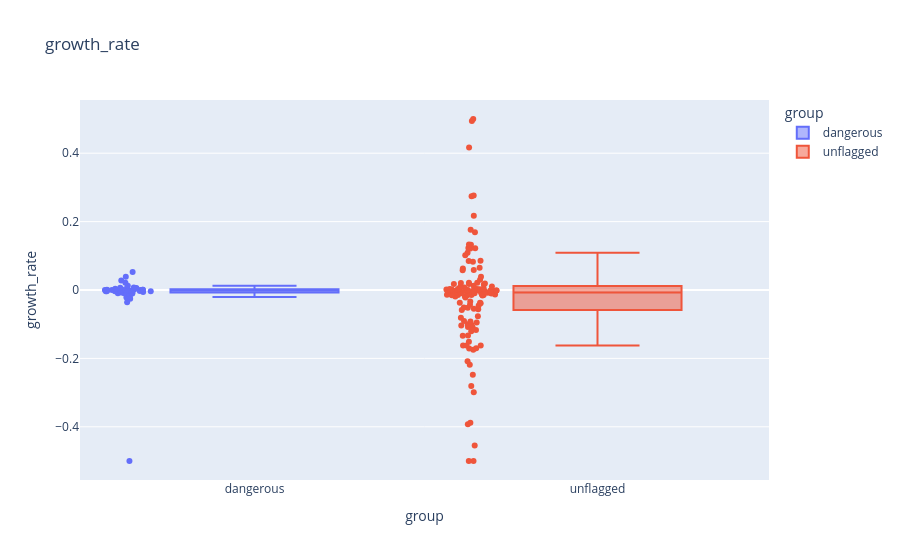
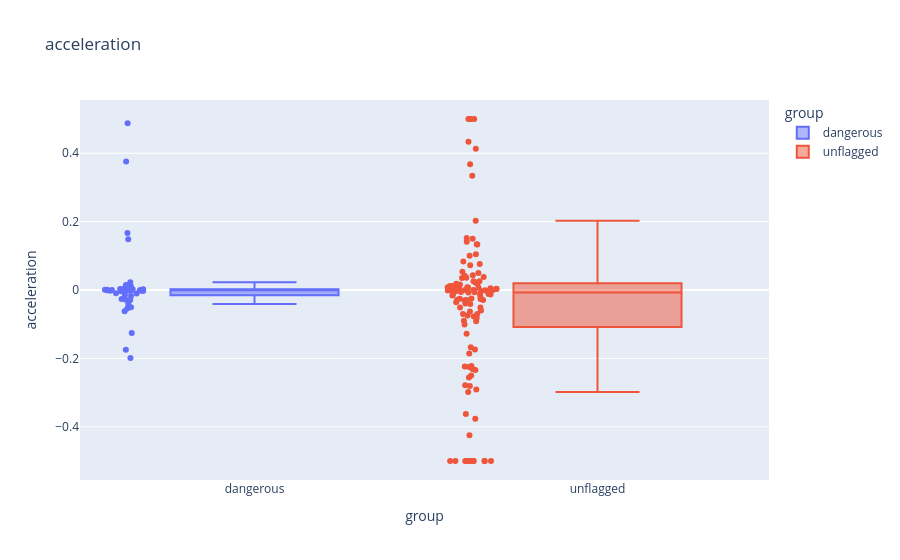
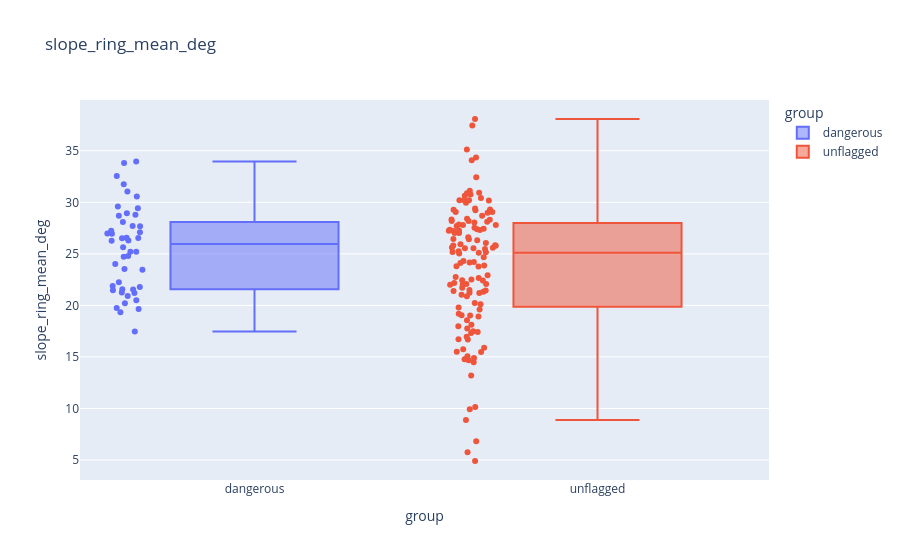
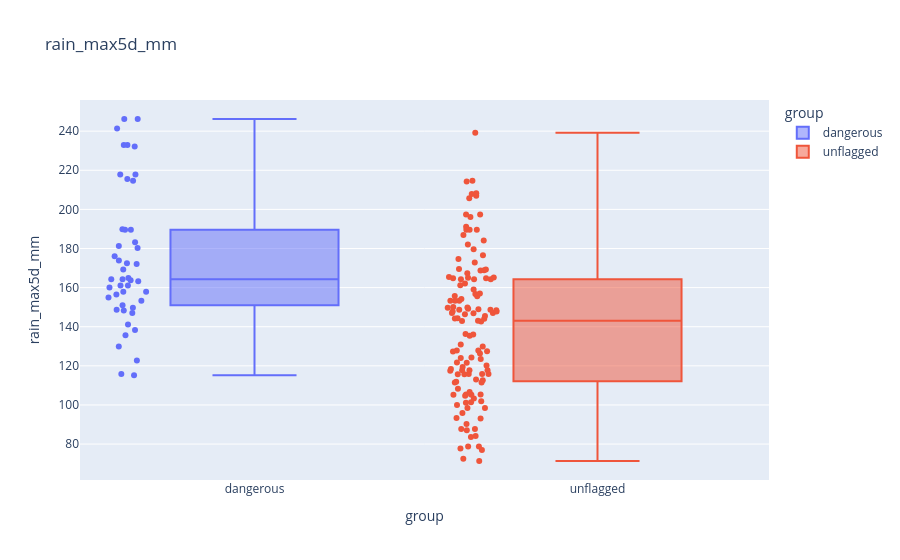

Here is the notebook cell these charts were saved with, in order:
### Code cell
for f in FEATURES:
    fig = px.box(usable, x="group", y=f, color="group", points="all",
                 hover_name="lake_id", title=f)
    fig.show()

### Figure 1 — Plotly figure (JSON) as saved in the notebook; plotly's stock layout.template omitted (floating-point values rounded to 4 significant figures)
{"data": [{"alignmentgroup": "True", "boxpoints": "all", "hovertemplate": "<b>%{hovertext}</b><br><br>group=%{x}<br>growth_rate=%{y}<extra></extra>", "hovertext": ["I2015_GL086304E28374N", "I2015_GL085870E28360N", "I2015_GL085838E28322N", "I2015_GL086476E27861N", "I2015_GL086612E27779N", "I2015_GL086925E27898N", "I2015_GL087632E27729N", "I2015_GL087596E27705N", "I2015_GL086858E27687N", "I2015_GL086928E27850N", "I2015_GL087095E27829N", "I2015_GL087893E27694N", "I2015_GL086917E27832N", "I2015_GL086958E27755N", "I2015_GL086957E27783N", "I2015_GL086977E27711N", "I2015_GL087749E27816N", "I2015_GL086225E28346N", "I2015_GL086157E28303N", "I2015_GL087945E27781N", "I2015_GL087934E27790N", "I2015_GL086314E28194N", "I2015_GL086371E28238N", "I2015_GL086532E28185N", "I2015_GL086520E28073N", "I2015_GL086500E28033N", "I2015_GL087771E27926N", "I2015_GL087626E28052N", "I2015_GL087636E28093N", "I2015_GL087134E28069N", "I2015_GL088288E28017N", "I2015_GL087930E27949N", "I2015_GL088002E27928N", "I2015_GL088066E27933N", "I2015_GL088075E27946N", "I2015_GL087591E28229N", "I2015_GL087563E28178N", "I2015_GL086935E27838N", "I2015_GL087092E27798N", "I2015_GL082673E29802N", "I2015_GL080387E30445N", "I2015_GL085630E28162N", "I2015_GL084485E28488N", "I2015_GL085494E28508N", "SPECIAL_SOUTH_LHONAK", "SPECIAL_THAME"], "legendgroup": "dangerous", "marker": {"color": "#636efa"}, "name": "dangerous", "notched": false, "offsetgroup": "dangerous", "orientation": "v", "showlegend": true, "type": "box", "x": ["dangerous", "dangerous", "dangerous", "dangerous", "dangerous", "dangerous", "dangerous", "dangerous", "dangerous", "dangerous", "dangerous", "dangerous", "dangerous", "dangerous", "dangerous", "dangerous", "dangerous", "dangerous", "dangerous", "dangerous", "dangerous", "dangerous", "dangerous", "dangerous", "dangerous", "dangerous", "dangerous", "dangerous", "dangerous", "dangerous", "dangerous", "dangerous", "dangerous", "dangerous", "dangerous", "dangerous", "dangerous", "dangerous", "dangerous", "dangerous", "dangerous", "dangerous", "dangerous", "dangerous", "dangerous", "dangerous"], "x0": " ", "xaxis": "x", "y": [0.0001073, 1.07e-07, 0.0001755, -0.0002041, 0.00099, 0.02086, -0.02545, -0.02061, -0.002207, -0.0004049, 0.006094, 0.02789, -0.009876, -0.02173, 0.007482, 0.005889, 0.0004065, -0.007115, -0.002587, 0.001984, 0.006591, -0.003398, -0.002822, -0.00277, -0.009217, -0.5, -0.001733, -0.0003869, 0.0388, -0.003817, -0.003335, -0.005972, -0.003437, 0.05249, 0.004207, -0.000228, -0.009301, 0.003347, 0.0005854, -0.0202, -0.03617, -0.01036, -0.003755, -0.00787, 0.0007825, 0.01226], "y0": " ", "yaxis": "y"}, {"alignmentgroup": "True", "boxpoints": "all", "hovertemplate": "<b>%{hovertext}</b><br><br>group=%{x}<br>growth_rate=%{y}<extra></extra>", "hovertext": ["I2015_GL084779E28379N", "I2015_GL085409E28675N", "I2015_GL086918E27856N", "I2015_GL082206E29928N", "I2015_GL081830E30344N", "I2015_GL085948E28314N", "I2015_GL083185E28798N", "I2015_GL086502E28282N", "I2015_GL087649E27746N", "I2015_GL087257E27981N", "I2015_GL086853E27681N", "I2015_GL085914E28260N", "I2015_GL087574E28222N", "I2015_GL084802E28505N", "I2015_GL087189E27906N", "I2015_GL086632E27788N", "I2015_GL087145E28155N", "I2015_GL086955E27817N", "I2015_GL085301E28482N", "I2015_GL087078E28133N", "I2015_GL086258E28373N", "I2015_GL083683E29200N", "I2015_GL082326E29700N", "I2015_GL087293E27931N", "I2015_GL082233E29929N", "I2015_GL084116E28446N", "I2015_GL087345E27982N", "I2015_GL085838E28285N", "I2015_GL081860E30346N", "I2015_GL086863E28111N", "I2015_GL087577E28228N", "I2015_GL083390E29376N", "I2015_GL082382E29878N", "I2015_GL086308E28202N", "I2015_GL086844E27810N", "I2015_GL086854E27647N", "I2015_GL081688E30251N", "I2015_GL085965E28314N", "I2015_GL081572E30283N", "I2015_GL087417E28164N", "I2015_GL085919E28138N", "I2015_GL081831E30323N", "I2015_GL082829E29234N", "I2015_GL081875E30277N", "I2015_GL083505E29193N", "I2015_GL087303E27938N", "I2015_GL085827E28286N", "I2015_GL086913E27893N", "I2015_GL086621E27790N", "I2015_GL086690E27951N", "I2015_GL085871E28194N", "I2015_GL081613E30289N", "I2015_GL087416E28759N", "I2015_GL085073E28896N", "I2015_GL085905E28150N", "I2015_GL082871E29662N", "I2015_GL087737E27864N", "I2015_GL087599E28130N", "I2015_GL087509E28840N", "I2015_GL088327E28001N", "I2015_GL086807E27975N", "I2015_GL087559E28206N", "I2015_GL087631E27797N", "I2015_GL086643E27777N", "I2015_GL083786E29114N", "I2015_GL086424E27996N", "I2015_GL087421E28754N", "I2015_GL085414E28082N", "I2015_GL082349E29486N", "I2015_GL081411E30342N", "I2015_GL081911E30338N", "I2015_GL081375E30321N", "I2015_GL086196E28242N", "I2015_GL081511E30327N", "I2015_GL081362E30401N", "I2015_GL083173E28992N", "I2015_GL087884E27968N", "I2015_GL087941E27736N", "I2015_GL087489E28773N", "I2015_GL087053E28226N", "I2015_GL085332E28558N", "I2015_GL081398E30301N", "I2015_GL087581E28048N", "I2015_GL083208E29601N", "I2015_GL086863E27760N", "I2015_GL086937E27857N", "I2015_GL086709E28038N", "I2015_GL088221E27988N", "I2015_GL088354E28022N", "I2015_GL081329E30423N", "I2015_GL087576E27984N", "I2015_GL087805E27881N", "I2015_GL082545E29193N", "I2015_GL087433E28603N", "I2015_GL085468E28124N", "I2015_GL086463E27845N", "I2015_GL087481E28712N", "I2015_GL087193E28125N", "I2015_GL086433E27929N", "I2015_GL087985E27951N", "I2015_GL087142E28159N", "I2015_GL086433E27845N", "I2015_GL087624E28747N", "I2015_GL086535E28151N", "I2015_GL087694E27681N", "I2015_GL087105E28142N", "I2015_GL085890E28371N", "I2015_GL087640E28194N", "I2015_GL084259E28459N", "I2015_GL086356E28236N", "I2015_GL086844E27742N", "I2015_GL086609E27674N", "I2015_GL087076E28100N", "I2015_GL082938E29688N", "I2015_GL085468E28563N", "I2015_GL087619E27725N", "I2015_GL085848E28212N", "I2015_GL087605E27836N", "I2015_GL086513E28887N", "I2015_GL081997E30140N", "I2015_GL081919E30335N", "I2015_GL087150E28274N", "I2015_GL087233E28015N", "I2015_GL087501E28236N", "I2015_GL081875E30118N", "I2015_GL083026E29015N", "I2015_GL085438E28482N"], "legendgroup": "unflagged", "marker": {"color": "#EF553B"}, "name": "unflagged", "notched": false, "offsetgroup": "unflagged", "orientation": "v", "showlegend": true, "type": "box", "x": ["unflagged", "unflagged", "unflagged", "unflagged", "unflagged", "unflagged", "unflagged", "unflagged", "unflagged", "unflagged", "unflagged", "unflagged", "unflagged", "unflagged", "unflagged", "unflagged", "unflagged", "unflagged", "unflagged", "unflagged", "unflagged", "unflagged", "unflagged", "unflagged", "unflagged", "unflagged", "unflagged", "unflagged", "unflagged", "unflagged", "unflagged", "unflagged", "unflagged", "unflagged", "unflagged", "unflagged", "unflagged", "unflagged", "unflagged", "unflagged", "unflagged", "unflagged", "unflagged", "unflagged", "unflagged", "unflagged", "unflagged", "unflagged", "unflagged", "unflagged", "unflagged", "unflagged", "unflagged", "unflagged", "unflagged", "unflagged", "unflagged", "unflagged", "unflagged", "unflagged", "unflagged", "unflagged", "unflagged", "unflagged", "unflagged", "unflagged", "unflagged", "unflagged", "unflagged", "unflagged", "unflagged", "unflagged", "unflagged", "unflagged", "unflagged", "unflagged", "unflagged", "unflagged", "unflagged", "unflagged", "unflagged", "unflagged", "unflagged", "unflagged", "unflagged", "unflagged", "unflagged", "unflagged", "unflagged", "unflagged", "unflagged", "unflagged", "unflagged", "unflagged", "unflagged", "unflagged", "unflagged", "unflagged", "unflagged", "unflagged", "unflagged", "unflagged", "unflagged", "unflagged", "unflagged", "unflagged", "unflagged", "unflagged", "unflagged", "unflagged", "unflagged", "unflagged", "unflagged", "unflagged", "unflagged", "unflagged", "unflagged", "unflagged", "unflagged", "unflagged", "unflagged", "unflagged", "unflagged", "unflagged", "unflagged", "unflagged", "unflagged"], "x0": " ", "xaxis": "x", "y": [-0.102, -0.1172, -0.01928, -0.009332, -0.3881, 0.005145, -0.05652, -0.281, -0.03858, -0.1081, -0.0216, 0.06316, 0.05842, 0.1087, 0.0005835, 0.06522, 0.02139, -0.01004, -0.00551, -0.0547, 0.01002, -0.001149, 0.4169, -0.0764, 0.01737, -0.01062, 0.01636, -0.01544, -0.08088, 0.02125, -0.0006077, 0.03867, -0.007478, -0.002732, 0.00435, -0.01603, -0.04289, -0.001501, -0.208, -0.009563, -0.008281, -0.151, 0.003249, -0.09191, -0.05226, -0.1704, 0.001905, -0.1332, -0.04566, -0.007251, -0.1712, 0.5, 0.2172, 0.1222, 0.08235, 0.004115, -0.1621, 0.0174, 0.1686, 0.0112, 0.03026, -0.01375, 0.08579, -0.09513, -0.001182, -0.002299, -0.001718, -0.05869, 0.1216, -0.1091, -0.01919, -0.01, -0.01466, -0.5, -0.03754, -0.2475, -0.007296, -0.009259, -0.1338, 0.05753, -0.2987, -0.3927, -0.175, 0.133, -0.5, -0.1042, 0.002183, -0.01441, 0.00151, -0.1625, 0.1762, 0.002616, 0.1013, 0.1322, -0.1203, -0.0007654, -0.09032, 0.01222, -0.004342, -0.03384, 0.0208, -0.0, 0.08452, -0.01235, -0.01388, 0.001528, 0.0191, -0.000663, -0.2189, -0.01339, 0.0006337, 0.2744, -0.01562, -0.01495, -0.001401, -0.001669, -0.05099, -0.00212, 0.4939, -0.4544, -0.162, -0.03764, -0.09983, -0.004195, 0.007192, 0.2763, 0.1228], "y0": " ", "yaxis": "y"}], "layout": {"boxmode": "overlay", "legend": {"title": {"text": "group"}, "tracegroupgap": 0}, "title": {"text": "growth_rate"}, "xaxis": {"anchor": "y", "categoryarray": ["dangerous", "unflagged"], "categoryorder": "array", "domain": [0, 1], "title": {"text": "group"}}, "yaxis": {"anchor": "x", "domain": [0, 1], "title": {"text": "growth_rate"}}}}

### Figure 2 — Plotly figure (JSON) as saved in the notebook; plotly's stock layout.template omitted (floating-point values rounded to 4 significant figures)
{"data": [{"alignmentgroup": "True", "boxpoints": "all", "hovertemplate": "<b>%{hovertext}</b><br><br>group=%{x}<br>acceleration=%{y}<extra></extra>", "hovertext": ["I2015_GL086304E28374N", "I2015_GL085870E28360N", "I2015_GL085838E28322N", "I2015_GL086476E27861N", "I2015_GL086612E27779N", "I2015_GL086925E27898N", "I2015_GL087632E27729N", "I2015_GL087596E27705N", "I2015_GL086858E27687N", "I2015_GL086928E27850N", "I2015_GL087095E27829N", "I2015_GL087893E27694N", "I2015_GL086917E27832N", "I2015_GL086958E27755N", "I2015_GL086957E27783N", "I2015_GL086977E27711N", "I2015_GL087749E27816N", "I2015_GL086225E28346N", "I2015_GL086157E28303N", "I2015_GL087945E27781N", "I2015_GL087934E27790N", "I2015_GL086314E28194N", "I2015_GL086371E28238N", "I2015_GL086532E28185N", "I2015_GL086520E28073N", "I2015_GL086500E28033N", "I2015_GL087771E27926N", "I2015_GL087626E28052N", "I2015_GL087636E28093N", "I2015_GL087134E28069N", "I2015_GL088288E28017N", "I2015_GL087930E27949N", "I2015_GL088002E27928N", "I2015_GL088066E27933N", "I2015_GL088075E27946N", "I2015_GL087591E28229N", "I2015_GL087563E28178N", "I2015_GL086935E27838N", "I2015_GL087092E27798N", "I2015_GL082673E29802N", "I2015_GL080387E30445N", "I2015_GL085630E28162N", "I2015_GL084485E28488N", "I2015_GL085494E28508N", "SPECIAL_SOUTH_LHONAK", "SPECIAL_THAME"], "legendgroup": "dangerous", "marker": {"color": "#636efa"}, "name": "dangerous", "notched": false, "offsetgroup": "dangerous", "orientation": "v", "showlegend": true, "type": "box", "x": ["dangerous", "dangerous", "dangerous", "dangerous", "dangerous", "dangerous", "dangerous", "dangerous", "dangerous", "dangerous", "dangerous", "dangerous", "dangerous", "dangerous", "dangerous", "dangerous", "dangerous", "dangerous", "dangerous", "dangerous", "dangerous", "dangerous", "dangerous", "dangerous", "dangerous", "dangerous", "dangerous", "dangerous", "dangerous", "dangerous", "dangerous", "dangerous", "dangerous", "dangerous", "dangerous", "dangerous", "dangerous", "dangerous", "dangerous", "dangerous", "dangerous", "dangerous", "dangerous", "dangerous", "dangerous", "dangerous"], "x0": " ", "xaxis": "x", "y": [-0.0004293, -0.0007485, -0.0002832, 0.0001224, 1.78e-07, -0.05375, 0.4873, -0.0265, 0.0006307, 0.002915, 0.01463, -0.1255, 1.865e-07, -0.0624, 0.00632, -0.01767, 0.002439, 0.02274, 0.002794, 0.1667, -0.0289, -0.002109, -0.003848, -0.001972, 0.001843, NaN, -0.0032, -0.001161, -0.1746, -0.01503, -0.003216, -0.01037, -0.001875, -0.0508, -0.009786, -0.002052, 0.0005756, 0.01187, 0.3759, -0.1991, 0.1483, 0.007105, 0.0006967, -0.02867, -0.0007836, -0.04119], "y0": " ", "yaxis": "y"}, {"alignmentgroup": "True", "boxpoints": "all", "hovertemplate": "<b>%{hovertext}</b><br><br>group=%{x}<br>acceleration=%{y}<extra></extra>", "hovertext": ["I2015_GL084779E28379N", "I2015_GL085409E28675N", "I2015_GL086918E27856N", "I2015_GL082206E29928N", "I2015_GL081830E30344N", "I2015_GL085948E28314N", "I2015_GL083185E28798N", "I2015_GL086502E28282N", "I2015_GL087649E27746N", "I2015_GL087257E27981N", "I2015_GL086853E27681N", "I2015_GL085914E28260N", "I2015_GL087574E28222N", "I2015_GL084802E28505N", "I2015_GL087189E27906N", "I2015_GL086632E27788N", "I2015_GL087145E28155N", "I2015_GL086955E27817N", "I2015_GL085301E28482N", "I2015_GL087078E28133N", "I2015_GL086258E28373N", "I2015_GL083683E29200N", "I2015_GL082326E29700N", "I2015_GL087293E27931N", "I2015_GL082233E29929N", "I2015_GL084116E28446N", "I2015_GL087345E27982N", "I2015_GL085838E28285N", "I2015_GL081860E30346N", "I2015_GL086863E28111N", "I2015_GL087577E28228N", "I2015_GL083390E29376N", "I2015_GL082382E29878N", "I2015_GL086308E28202N", "I2015_GL086844E27810N", "I2015_GL086854E27647N", "I2015_GL081688E30251N", "I2015_GL085965E28314N", "I2015_GL081572E30283N", "I2015_GL087417E28164N", "I2015_GL085919E28138N", "I2015_GL081831E30323N", "I2015_GL082829E29234N", "I2015_GL081875E30277N", "I2015_GL083505E29193N", "I2015_GL087303E27938N", "I2015_GL085827E28286N", "I2015_GL086913E27893N", "I2015_GL086621E27790N", "I2015_GL086690E27951N", "I2015_GL085871E28194N", "I2015_GL081613E30289N", "I2015_GL087416E28759N", "I2015_GL085073E28896N", "I2015_GL085905E28150N", "I2015_GL082871E29662N", "I2015_GL087737E27864N", "I2015_GL087599E28130N", "I2015_GL087509E28840N", "I2015_GL088327E28001N", "I2015_GL086807E27975N", "I2015_GL087559E28206N", "I2015_GL087631E27797N", "I2015_GL086643E27777N", "I2015_GL083786E29114N", "I2015_GL086424E27996N", "I2015_GL087421E28754N", "I2015_GL085414E28082N", "I2015_GL082349E29486N", "I2015_GL081411E30342N", "I2015_GL081911E30338N", "I2015_GL081375E30321N", "I2015_GL086196E28242N", "I2015_GL081511E30327N", "I2015_GL081362E30401N", "I2015_GL083173E28992N", "I2015_GL087884E27968N", "I2015_GL087941E27736N", "I2015_GL087489E28773N", "I2015_GL087053E28226N", "I2015_GL085332E28558N", "I2015_GL081398E30301N", "I2015_GL087581E28048N", "I2015_GL083208E29601N", "I2015_GL086863E27760N", "I2015_GL086937E27857N", "I2015_GL086709E28038N", "I2015_GL088221E27988N", "I2015_GL088354E28022N", "I2015_GL081329E30423N", "I2015_GL087576E27984N", "I2015_GL087805E27881N", "I2015_GL082545E29193N", "I2015_GL087433E28603N", "I2015_GL085468E28124N", "I2015_GL086463E27845N", "I2015_GL087481E28712N", "I2015_GL087193E28125N", "I2015_GL086433E27929N", "I2015_GL087985E27951N", "I2015_GL087142E28159N", "I2015_GL086433E27845N", "I2015_GL087624E28747N", "I2015_GL086535E28151N", "I2015_GL087694E27681N", "I2015_GL087105E28142N", "I2015_GL085890E28371N", "I2015_GL087640E28194N", "I2015_GL084259E28459N", "I2015_GL086356E28236N", "I2015_GL086844E27742N", "I2015_GL086609E27674N", "I2015_GL087076E28100N", "I2015_GL082938E29688N", "I2015_GL085468E28563N", "I2015_GL087619E27725N", "I2015_GL085848E28212N", "I2015_GL087605E27836N", "I2015_GL086513E28887N", "I2015_GL081997E30140N", "I2015_GL081919E30335N", "I2015_GL087150E28274N", "I2015_GL087233E28015N", "I2015_GL087501E28236N", "I2015_GL081875E30118N", "I2015_GL083026E29015N", "I2015_GL085438E28482N"], "legendgroup": "unflagged", "marker": {"color": "#EF553B"}, "name": "unflagged", "notched": false, "offsetgroup": "unflagged", "orientation": "v", "showlegend": true, "type": "box", "x": ["unflagged", "unflagged", "unflagged", "unflagged", "unflagged", "unflagged", "unflagged", "unflagged", "unflagged", "unflagged", "unflagged", "unflagged", "unflagged", "unflagged", "unflagged", "unflagged", "unflagged", "unflagged", "unflagged", "unflagged", "unflagged", "unflagged", "unflagged", "unflagged", "unflagged", "unflagged", "unflagged", "unflagged", "unflagged", "unflagged", "unflagged", "unflagged", "unflagged", "unflagged", "unflagged", "unflagged", "unflagged", "unflagged", "unflagged", "unflagged", "unflagged", "unflagged", "unflagged", "unflagged", "unflagged", "unflagged", "unflagged", "unflagged", "unflagged", "unflagged", "unflagged", "unflagged", "unflagged", "unflagged", "unflagged", "unflagged", "unflagged", "unflagged", "unflagged", "unflagged", "unflagged", "unflagged", "unflagged", "unflagged", "unflagged", "unflagged", "unflagged", "unflagged", "unflagged", "unflagged", "unflagged", "unflagged", "unflagged", "unflagged", "unflagged", "unflagged", "unflagged", "unflagged", "unflagged", "unflagged", "unflagged", "unflagged", "unflagged", "unflagged", "unflagged", "unflagged", "unflagged", "unflagged", "unflagged", "unflagged", "unflagged", "unflagged", "unflagged", "unflagged", "unflagged", "unflagged", "unflagged", "unflagged", "unflagged", "unflagged", "unflagged", "unflagged", "unflagged", "unflagged", "unflagged", "unflagged", "unflagged", "unflagged", "unflagged", "unflagged", "unflagged", "unflagged", "unflagged", "unflagged", "unflagged", "unflagged", "unflagged", "unflagged", "unflagged", "unflagged", "unflagged", "unflagged", "unflagged", "unflagged", "unflagged", "unflagged", "unflagged"], "x0": " ", "xaxis": "x", "y": [-0.2555, -0.3625, 0.07229, NaN, NaN, 0.1047, -0.01585, 0.1005, 0.01852, -0.5, -0.003704, -0.3766, -0.1856, -0.5, 0.2024, -0.1739, -0.02655, 0.01606, -0.007084, -0.2906, -0.01313, -0.006891, NaN, 0.1499, 0.01853, 0.03822, 0.05361, 0.00639, -0.2254, -2.554e-07, -0.003646, 0.1333, -0.001726, -9.224e-15, 0.009788, 0.004008, 0.5, 0.03604, 0.3338, -0.04098, 0.004141, -0.2238, 0.0117, NaN, NaN, 0.5, -0.05143, -0.2985, -0.1011, 0.007547, -0.5, 0.1517, -0.006081, -0.09003, -0.0701, -0.02469, -0.5, 0.02198, -0.2336, -0.02137, 0.02556, -0.02946, -0.07426, -0.5, -0.02837, 0.008276, 0.134, 0.03521, NaN, -0.4245, -0.000715, -0.03, 0.009896, NaN, -0.1282, -0.5, 0.003127, 0.04167, 0.3673, -0.08161, -0.5, -0.2222, -0.5, 0.5, 0.04317, -0.2809, -0.003929, -0.03964, 0.005178, 0.4129, 0.141, -0.003363, -0.02941, -0.5, -0.1672, -0.01148, -0.02581, -0.5, -0.007443, -0.09137, -0.06012, -9.474e-14, 0.04988, 0.01201, 0.008326, -0.5, -0.05153, -0.0007234, -0.2786, 0.07589, 0.003802, -0.07774, -0.03604, -0.06278, -0.0126, 0.08347, 0.02567, 3.256e-07, -0.2308, NaN, NaN, 0.4335, -0.07048, -0.01342, -0.2503, 0.5, NaN], "y0": " ", "yaxis": "y"}], "layout": {"boxmode": "overlay", "legend": {"title": {"text": "group"}, "tracegroupgap": 0}, "title": {"text": "acceleration"}, "xaxis": {"anchor": "y", "categoryarray": ["dangerous", "unflagged"], "categoryorder": "array", "domain": [0, 1], "title": {"text": "group"}}, "yaxis": {"anchor": "x", "domain": [0, 1], "title": {"text": "acceleration"}}}}

### Figure 3 — Plotly figure (JSON) as saved in the notebook; plotly's stock layout.template omitted (floating-point values rounded to 4 significant figures)
{"data": [{"alignmentgroup": "True", "boxpoints": "all", "hovertemplate": "<b>%{hovertext}</b><br><br>group=%{x}<br>slope_ring_mean_deg=%{y}<extra></extra>", "hovertext": ["I2015_GL086304E28374N", "I2015_GL085870E28360N", "I2015_GL085838E28322N", "I2015_GL086476E27861N", "I2015_GL086612E27779N", "I2015_GL086925E27898N", "I2015_GL087632E27729N", "I2015_GL087596E27705N", "I2015_GL086858E27687N", "I2015_GL086928E27850N", "I2015_GL087095E27829N", "I2015_GL087893E27694N", "I2015_GL086917E27832N", "I2015_GL086958E27755N", "I2015_GL086957E27783N", "I2015_GL086977E27711N", "I2015_GL087749E27816N", "I2015_GL086225E28346N", "I2015_GL086157E28303N", "I2015_GL087945E27781N", "I2015_GL087934E27790N", "I2015_GL086314E28194N", "I2015_GL086371E28238N", "I2015_GL086532E28185N", "I2015_GL086520E28073N", "I2015_GL086500E28033N", "I2015_GL087771E27926N", "I2015_GL087626E28052N", "I2015_GL087636E28093N", "I2015_GL087134E28069N", "I2015_GL088288E28017N", "I2015_GL087930E27949N", "I2015_GL088002E27928N", "I2015_GL088066E27933N", "I2015_GL088075E27946N", "I2015_GL087591E28229N", "I2015_GL087563E28178N", "I2015_GL086935E27838N", "I2015_GL087092E27798N", "I2015_GL082673E29802N", "I2015_GL080387E30445N", "I2015_GL085630E28162N", "I2015_GL084485E28488N", "I2015_GL085494E28508N", "SPECIAL_SOUTH_LHONAK", "SPECIAL_THAME"], "legendgroup": "dangerous", "marker": {"color": "#636efa"}, "name": "dangerous", "notched": false, "offsetgroup": "dangerous", "orientation": "v", "showlegend": true, "type": "box", "x": ["dangerous", "dangerous", "dangerous", "dangerous", "dangerous", "dangerous", "dangerous", "dangerous", "dangerous", "dangerous", "dangerous", "dangerous", "dangerous", "dangerous", "dangerous", "dangerous", "dangerous", "dangerous", "dangerous", "dangerous", "dangerous", "dangerous", "dangerous", "dangerous", "dangerous", "dangerous", "dangerous", "dangerous", "dangerous", "dangerous", "dangerous", "dangerous", "dangerous", "dangerous", "dangerous", "dangerous", "dangerous", "dangerous", "dangerous", "dangerous", "dangerous", "dangerous", "dangerous", "dangerous", "dangerous", "dangerous"], "x0": " ", "xaxis": "x", "y": [20.49, 19.75, 19.33, 33.8, 25.63, 24.79, 21.25, 31.76, 27.7, 21.19, 23.53, 30.57, 21.57, 32.54, 29.42, 24.72, 26.96, 26.55, 22.24, 27.25, 27.67, 20.21, 23.46, 26.51, 19.64, 21.87, 28.78, 26.96, 27.1, 26.57, 25.2, 29.58, 28.08, 26.3, 21.55, 20.92, 26.27, 21.46, 25.2, 21.79, 28.94, 28.69, 33.96, 31.06, 17.48, 24.02], "y0": " ", "yaxis": "y"}, {"alignmentgroup": "True", "boxpoints": "all", "hovertemplate": "<b>%{hovertext}</b><br><br>group=%{x}<br>slope_ring_mean_deg=%{y}<extra></extra>", "hovertext": ["I2015_GL084779E28379N", "I2015_GL085409E28675N", "I2015_GL086918E27856N", "I2015_GL082206E29928N", "I2015_GL081830E30344N", "I2015_GL085948E28314N", "I2015_GL083185E28798N", "I2015_GL086502E28282N", "I2015_GL087649E27746N", "I2015_GL087257E27981N", "I2015_GL086853E27681N", "I2015_GL085914E28260N", "I2015_GL087574E28222N", "I2015_GL084802E28505N", "I2015_GL087189E27906N", "I2015_GL086632E27788N", "I2015_GL087145E28155N", "I2015_GL086955E27817N", "I2015_GL085301E28482N", "I2015_GL087078E28133N", "I2015_GL086258E28373N", "I2015_GL083683E29200N", "I2015_GL082326E29700N", "I2015_GL087293E27931N", "I2015_GL082233E29929N", "I2015_GL084116E28446N", "I2015_GL087345E27982N", "I2015_GL085838E28285N", "I2015_GL081860E30346N", "I2015_GL086863E28111N", "I2015_GL087577E28228N", "I2015_GL083390E29376N", "I2015_GL082382E29878N", "I2015_GL086308E28202N", "I2015_GL086844E27810N", "I2015_GL086854E27647N", "I2015_GL081688E30251N", "I2015_GL085965E28314N", "I2015_GL081572E30283N", "I2015_GL087417E28164N", "I2015_GL085919E28138N", "I2015_GL081831E30323N", "I2015_GL082829E29234N", "I2015_GL081875E30277N", "I2015_GL083505E29193N", "I2015_GL087303E27938N", "I2015_GL085827E28286N", "I2015_GL086913E27893N", "I2015_GL086621E27790N", "I2015_GL086690E27951N", "I2015_GL085871E28194N", "I2015_GL081613E30289N", "I2015_GL087416E28759N", "I2015_GL085073E28896N", "I2015_GL085905E28150N", "I2015_GL082871E29662N", "I2015_GL087737E27864N", "I2015_GL087599E28130N", "I2015_GL087509E28840N", "I2015_GL088327E28001N", "I2015_GL086807E27975N", "I2015_GL087559E28206N", "I2015_GL087631E27797N", "I2015_GL086643E27777N", "I2015_GL083786E29114N", "I2015_GL086424E27996N", "I2015_GL087421E28754N", "I2015_GL085414E28082N", "I2015_GL082349E29486N", "I2015_GL081411E30342N", "I2015_GL081911E30338N", "I2015_GL081375E30321N", "I2015_GL086196E28242N", "I2015_GL081511E30327N", "I2015_GL081362E30401N", "I2015_GL083173E28992N", "I2015_GL087884E27968N", "I2015_GL087941E27736N", "I2015_GL087489E28773N", "I2015_GL087053E28226N", "I2015_GL085332E28558N", "I2015_GL081398E30301N", "I2015_GL087581E28048N", "I2015_GL083208E29601N", "I2015_GL086863E27760N", "I2015_GL086937E27857N", "I2015_GL086709E28038N", "I2015_GL088221E27988N", "I2015_GL088354E28022N", "I2015_GL081329E30423N", "I2015_GL087576E27984N", "I2015_GL087805E27881N", "I2015_GL082545E29193N", "I2015_GL087433E28603N", "I2015_GL085468E28124N", "I2015_GL086463E27845N", "I2015_GL087481E28712N", "I2015_GL087193E28125N", "I2015_GL086433E27929N", "I2015_GL087985E27951N", "I2015_GL087142E28159N", "I2015_GL086433E27845N", "I2015_GL087624E28747N", "I2015_GL086535E28151N", "I2015_GL087694E27681N", "I2015_GL087105E28142N", "I2015_GL085890E28371N", "I2015_GL087640E28194N", "I2015_GL084259E28459N", "I2015_GL086356E28236N", "I2015_GL086844E27742N", "I2015_GL086609E27674N", "I2015_GL087076E28100N", "I2015_GL082938E29688N", "I2015_GL085468E28563N", "I2015_GL087619E27725N", "I2015_GL085848E28212N", "I2015_GL087605E27836N", "I2015_GL086513E28887N", "I2015_GL081997E30140N", "I2015_GL081919E30335N", "I2015_GL087150E28274N", "I2015_GL087233E28015N", "I2015_GL087501E28236N", "I2015_GL081875E30118N", "I2015_GL083026E29015N", "I2015_GL085438E28482N"], "legendgroup": "unflagged", "marker": {"color": "#EF553B"}, "name": "unflagged", "notched": false, "offsetgroup": "unflagged", "orientation": "v", "showlegend": true, "type": "box", "x": ["unflagged", "unflagged", "unflagged", "unflagged", "unflagged", "unflagged", "unflagged", "unflagged", "unflagged", "unflagged", "unflagged", "unflagged", "unflagged", "unflagged", "unflagged", "unflagged", "unflagged", "unflagged", "unflagged", "unflagged", "unflagged", "unflagged", "unflagged", "unflagged", "unflagged", "unflagged", "unflagged", "unflagged", "unflagged", "unflagged", "unflagged", "unflagged", "unflagged", "unflagged", "unflagged", "unflagged", "unflagged", "unflagged", "unflagged", "unflagged", "unflagged", "unflagged", "unflagged", "unflagged", "unflagged", "unflagged", "unflagged", "unflagged", "unflagged", "unflagged", "unflagged", "unflagged", "unflagged", "unflagged", "unflagged", "unflagged", "unflagged", "unflagged", "unflagged", "unflagged", "unflagged", "unflagged", "unflagged", "unflagged", "unflagged", "unflagged", "unflagged", "unflagged", "unflagged", "unflagged", "unflagged", "unflagged", "unflagged", "unflagged", "unflagged", "unflagged", "unflagged", "unflagged", "unflagged", "unflagged", "unflagged", "unflagged", "unflagged", "unflagged", "unflagged", "unflagged", "unflagged", "unflagged", "unflagged", "unflagged", "unflagged", "unflagged", "unflagged", "unflagged", "unflagged", "unflagged", "unflagged", "unflagged", "unflagged", "unflagged", "unflagged", "unflagged", "unflagged", "unflagged", "unflagged", "unflagged", "unflagged", "unflagged", "unflagged", "unflagged", "unflagged", "unflagged", "unflagged", "unflagged", "unflagged", "unflagged", "unflagged", "unflagged", "unflagged", "unflagged", "unflagged", "unflagged", "unflagged", "unflagged", "unflagged", "unflagged", "unflagged"], "x0": " ", "xaxis": "x", "y": [27.03, 26.44, 20.12, 28.33, 25.78, 27.7, 29.4, 16.68, 21.33, 18.91, 25.93, 18.11, 22.07, 25.46, 29.22, 30.87, 5.747, 21.04, 27.81, 15.74, 15.89, 20.9, 27.28, 26.33, 38.08, 37.46, 27.32, 9.923, 19.2, 24.12, 19.6, 24.22, 23.87, 22.65, 29.27, 28.71, 22.17, 19.79, 16.95, 34.09, 30.21, 22.43, 30.17, 21.45, 14.47, 28.19, 17.41, 27.22, 29.06, 22.04, 29.95, 19.05, 15.5, 10.14, 26.04, 28.32, 34.34, 26.41, 22.52, 23.76, 21.71, 27.23, 26.6, 30.75, 21.41, 14.89, 16.71, 25.54, 30.2, 15.06, 25.81, 24.66, 27.8, 4.903, 17.75, 30.64, 27.43, 32.42, 14.68, 28.19, 27.39, 22.0, 28.12, 25.83, 24.16, 21.49, 25.61, 28.03, 22.92, 19.03, 17.49, 25.02, 30.42, 6.813, 25.26, 31.13, 21.23, 20.24, 18.56, 30.21, 8.889, 25.15, 15.48, 24.32, 27.02, 17.96, 13.19, 27.35, 21.2, 23.79, 35.12, 28.41, 17.31, 30.93, 25.1, 22.07, 29.06, 25.59, 14.77, 22.75, 25.54, 22.45, 28.98, 29.29, 27.54, 27.85, 25.18], "y0": " ", "yaxis": "y"}], "layout": {"boxmode": "overlay", "legend": {"title": {"text": "group"}, "tracegroupgap": 0}, "title": {"text": "slope_ring_mean_deg"}, "xaxis": {"anchor": "y", "categoryarray": ["dangerous", "unflagged"], "categoryorder": "array", "domain": [0, 1], "title": {"text": "group"}}, "yaxis": {"anchor": "x", "domain": [0, 1], "title": {"text": "slope_ring_mean_deg"}}}}

### Figure 4 — Plotly figure (JSON) as saved in the notebook; plotly's stock layout.template omitted (floating-point values rounded to 4 significant figures)
{"data": [{"alignmentgroup": "True", "boxpoints": "all", "hovertemplate": "<b>%{hovertext}</b><br><br>group=%{x}<br>rain_max5d_mm=%{y}<extra></extra>", "hovertext": ["I2015_GL086304E28374N", "I2015_GL085870E28360N", "I2015_GL085838E28322N", "I2015_GL086476E27861N", "I2015_GL086612E27779N", "I2015_GL086925E27898N", "I2015_GL087632E27729N", "I2015_GL087596E27705N", "I2015_GL086858E27687N", "I2015_GL086928E27850N", "I2015_GL087095E27829N", "I2015_GL087893E27694N", "I2015_GL086917E27832N", "I2015_GL086958E27755N", "I2015_GL086957E27783N", "I2015_GL086977E27711N", "I2015_GL087749E27816N", "I2015_GL086225E28346N", "I2015_GL086157E28303N", "I2015_GL087945E27781N", "I2015_GL087934E27790N", "I2015_GL086314E28194N", "I2015_GL086371E28238N", "I2015_GL086532E28185N", "I2015_GL086520E28073N", "I2015_GL086500E28033N", "I2015_GL087771E27926N", "I2015_GL087626E28052N", "I2015_GL087636E28093N", "I2015_GL087134E28069N", "I2015_GL088288E28017N", "I2015_GL087930E27949N", "I2015_GL088002E27928N", "I2015_GL088066E27933N", "I2015_GL088075E27946N", "I2015_GL087591E28229N", "I2015_GL087563E28178N", "I2015_GL086935E27838N", "I2015_GL087092E27798N", "I2015_GL082673E29802N", "I2015_GL080387E30445N", "I2015_GL085630E28162N", "I2015_GL084485E28488N", "I2015_GL085494E28508N", "SPECIAL_SOUTH_LHONAK", "SPECIAL_THAME"], "legendgroup": "dangerous", "marker": {"color": "#636efa"}, "name": "dangerous", "notched": false, "offsetgroup": "dangerous", "orientation": "v", "showlegend": true, "type": "box", "x": ["dangerous", "dangerous", "dangerous", "dangerous", "dangerous", "dangerous", "dangerous", "dangerous", "dangerous", "dangerous", "dangerous", "dangerous", "dangerous", "dangerous", "dangerous", "dangerous", "dangerous", "dangerous", "dangerous", "dangerous", "dangerous", "dangerous", "dangerous", "dangerous", "dangerous", "dangerous", "dangerous", "dangerous", "dangerous", "dangerous", "dangerous", "dangerous", "dangerous", "dangerous", "dangerous", "dangerous", "dangerous", "dangerous", "dangerous", "dangerous", "dangerous", "dangerous", "dangerous", "dangerous", "dangerous", "dangerous"], "x0": " ", "xaxis": "x", "y": [176.1, 148.7, 164.9, 163.2, 153.2, 189.5, 164.2, 173.9, 214.6, 189.5, 215.6, 232.2, 232.9, 246.2, 246.2, 181.2, 169.3, 141.2, 148.3, 217.9, 217.9, 156.4, 149.7, 147.0, 172.0, 189.8, 151.0, 161.1, 161.1, 163.8, 164.3, 172.5, 160.0, 157.9, 157.9, 115.8, 115.2, 232.9, 241.4, 122.7, 138.4, 183.1, 180.2, 155.0, 135.6, 129.9], "y0": " ", "yaxis": "y"}, {"alignmentgroup": "True", "boxpoints": "all", "hovertemplate": "<b>%{hovertext}</b><br><br>group=%{x}<br>rain_max5d_mm=%{y}<extra></extra>", "hovertext": ["I2015_GL084779E28379N", "I2015_GL085409E28675N", "I2015_GL086918E27856N", "I2015_GL082206E29928N", "I2015_GL081830E30344N", "I2015_GL085948E28314N", "I2015_GL083185E28798N", "I2015_GL086502E28282N", "I2015_GL087649E27746N", "I2015_GL087257E27981N", "I2015_GL086853E27681N", "I2015_GL085914E28260N", "I2015_GL087574E28222N", "I2015_GL084802E28505N", "I2015_GL087189E27906N", "I2015_GL086632E27788N", "I2015_GL087145E28155N", "I2015_GL086955E27817N", "I2015_GL085301E28482N", "I2015_GL087078E28133N", "I2015_GL086258E28373N", "I2015_GL083683E29200N", "I2015_GL082326E29700N", "I2015_GL087293E27931N", "I2015_GL082233E29929N", "I2015_GL084116E28446N", "I2015_GL087345E27982N", "I2015_GL085838E28285N", "I2015_GL081860E30346N", "I2015_GL086863E28111N", "I2015_GL087577E28228N", "I2015_GL083390E29376N", "I2015_GL082382E29878N", "I2015_GL086308E28202N", "I2015_GL086844E27810N", "I2015_GL086854E27647N", "I2015_GL081688E30251N", "I2015_GL085965E28314N", "I2015_GL081572E30283N", "I2015_GL087417E28164N", "I2015_GL085919E28138N", "I2015_GL081831E30323N", "I2015_GL082829E29234N", "I2015_GL081875E30277N", "I2015_GL083505E29193N", "I2015_GL087303E27938N", "I2015_GL085827E28286N", "I2015_GL086913E27893N", "I2015_GL086621E27790N", "I2015_GL086690E27951N", "I2015_GL085871E28194N", "I2015_GL081613E30289N", "I2015_GL087416E28759N", "I2015_GL085073E28896N", "I2015_GL085905E28150N", "I2015_GL082871E29662N", "I2015_GL087737E27864N", "I2015_GL087599E28130N", "I2015_GL087509E28840N", "I2015_GL088327E28001N", "I2015_GL086807E27975N", "I2015_GL087559E28206N", "I2015_GL087631E27797N", "I2015_GL086643E27777N", "I2015_GL083786E29114N", "I2015_GL086424E27996N", "I2015_GL087421E28754N", "I2015_GL085414E28082N", "I2015_GL082349E29486N", "I2015_GL081411E30342N", "I2015_GL081911E30338N", "I2015_GL081375E30321N", "I2015_GL086196E28242N", "I2015_GL081511E30327N", "I2015_GL081362E30401N", "I2015_GL083173E28992N", "I2015_GL087884E27968N", "I2015_GL087941E27736N", "I2015_GL087489E28773N", "I2015_GL087053E28226N", "I2015_GL085332E28558N", "I2015_GL081398E30301N", "I2015_GL087581E28048N", "I2015_GL083208E29601N", "I2015_GL086863E27760N", "I2015_GL086937E27857N", "I2015_GL086709E28038N", "I2015_GL088221E27988N", "I2015_GL088354E28022N", "I2015_GL081329E30423N", "I2015_GL087576E27984N", "I2015_GL087805E27881N", "I2015_GL082545E29193N", "I2015_GL087433E28603N", "I2015_GL085468E28124N", "I2015_GL086463E27845N", "I2015_GL087481E28712N", "I2015_GL087193E28125N", "I2015_GL086433E27929N", "I2015_GL087985E27951N", "I2015_GL087142E28159N", "I2015_GL086433E27845N", "I2015_GL087624E28747N", "I2015_GL086535E28151N", "I2015_GL087694E27681N", "I2015_GL087105E28142N", "I2015_GL085890E28371N", "I2015_GL087640E28194N", "I2015_GL084259E28459N", "I2015_GL086356E28236N", "I2015_GL086844E27742N", "I2015_GL086609E27674N", "I2015_GL087076E28100N", "I2015_GL082938E29688N", "I2015_GL085468E28563N", "I2015_GL087619E27725N", "I2015_GL085848E28212N", "I2015_GL087605E27836N", "I2015_GL086513E28887N", "I2015_GL081997E30140N", "I2015_GL081919E30335N", "I2015_GL087150E28274N", "I2015_GL087233E28015N", "I2015_GL087501E28236N", "I2015_GL081875E30118N", "I2015_GL083026E29015N", "I2015_GL085438E28482N"], "legendgroup": "unflagged", "marker": {"color": "#EF553B"}, "name": "unflagged", "notched": false, "offsetgroup": "unflagged", "orientation": "v", "showlegend": true, "type": "box", "x": ["unflagged", "unflagged", "unflagged", "unflagged", "unflagged", "unflagged", "unflagged", "unflagged", "unflagged", "unflagged", "unflagged", "unflagged", "unflagged", "unflagged", "unflagged", "unflagged", "unflagged", "unflagged", "unflagged", "unflagged", "unflagged", "unflagged", "unflagged", "unflagged", "unflagged", "unflagged", "unflagged", "unflagged", "unflagged", "unflagged", "unflagged", "unflagged", "unflagged", "unflagged", "unflagged", "unflagged", "unflagged", "unflagged", "unflagged", "unflagged", "unflagged", "unflagged", "unflagged", "unflagged", "unflagged", "unflagged", "unflagged", "unflagged", "unflagged", "unflagged", "unflagged", "unflagged", "unflagged", "unflagged", "unflagged", "unflagged", "unflagged", "unflagged", "unflagged", "unflagged", "unflagged", "unflagged", "unflagged", "unflagged", "unflagged", "unflagged", "unflagged", "unflagged", "unflagged", "unflagged", "unflagged", "unflagged", "unflagged", "unflagged", "unflagged", "unflagged", "unflagged", "unflagged", "unflagged", "unflagged", "unflagged", "unflagged", "unflagged", "unflagged", "unflagged", "unflagged", "unflagged", "unflagged", "unflagged", "unflagged", "unflagged", "unflagged", "unflagged", "unflagged", "unflagged", "unflagged", "unflagged", "unflagged", "unflagged", "unflagged", "unflagged", "unflagged", "unflagged", "unflagged", "unflagged", "unflagged", "unflagged", "unflagged", "unflagged", "unflagged", "unflagged", "unflagged", "unflagged", "unflagged", "unflagged", "unflagged", "unflagged", "unflagged", "unflagged", "unflagged", "unflagged", "unflagged", "unflagged", "unflagged", "unflagged", "unflagged", "unflagged"], "x0": " ", "xaxis": "x", "y": [93.02, 127.4, 189.5, 105.4, 111.5, 149.2, 164.8, 191.2, 164.2, 135.4, 214.6, 164.8, 115.8, 112.7, 169.3, 153.2, 127.8, 205.7, 102.0, 147.7, 168.8, 72.44, 120.2, 157.0, 105.4, 214.3, 126.3, 197.4, 111.9, 155.7, 115.8, 87.07, 123.4, 165.5, 186.9, 168.9, 95.83, 144.4, 101.3, 130.9, 164.2, 111.5, 101.2, 121.7, 77.73, 150.0, 197.4, 189.5, 153.2, 129.9, 162.0, 104.7, 117.8, 117.7, 161.3, 113.0, 142.9, 136.1, 106.7, 154.2, 142.7, 115.8, 196.1, 153.2, 87.71, 136.3, 117.8, 184.1, 117.4, 83.55, 115.7, 78.74, 145.4, 84.09, 71.34, 98.43, 144.1, 208.2, 108.3, 121.5, 103.3, 78.74, 182.1, 93.3, 206.9, 189.5, 179.6, 127.3, 146.4, 76.95, 144.1, 174.6, 147.0, 98.38, 156.7, 167.3, 90.21, 143.0, 148.6, 124.2, 127.8, 165.1, 87.74, 147.0, 176.6, 148.9, 148.7, 118.4, 207.9, 149.7, 155.6, 239.2, 147.7, 100.0, 148.5, 164.2, 172.9, 169.5, 105.3, 124.0, 115.7, 146.9, 165.2, 119.4, 149.8, 159.1, 105.2], "y0": " ", "yaxis": "y"}], "layout": {"boxmode": "overlay", "legend": {"title": {"text": "group"}, "tracegroupgap": 0}, "title": {"text": "rain_max5d_mm"}, "xaxis": {"anchor": "y", "categoryarray": ["dangerous", "unflagged"], "categoryorder": "array", "domain": [0, 1], "title": {"text": "group"}}, "yaxis": {"anchor": "x", "domain": [0, 1], "title": {"text": "rain_max5d_mm"}}}}
